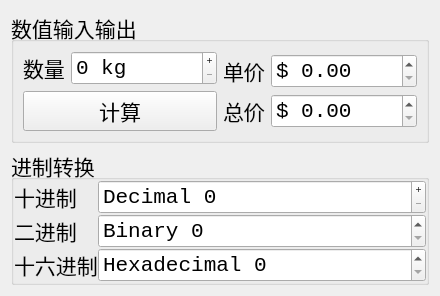
<?xml version="1.0" encoding="UTF-8"?>
<ui version="4.0">
 <class>TestSpinBox</class>
 <widget class="QWidget" name="TestSpinBox">
  <property name="geometry">
   <rect>
    <x>0</x>
    <y>0</y>
    <width>440</width>
    <height>250</height>
   </rect>
  </property>
  <property name="font">
   <font>
    <family>Consolas</family>
    <pointsize>16</pointsize>
   </font>
  </property>
  <property name="windowTitle">
   <string>TestSpinBox</string>
  </property>
  <layout class="QVBoxLayout" name="verticalLayout_4">
   <item>
    <widget class="QGroupBox" name="groupBox01Value">
     <property name="title">
      <string>数值输入输出</string>
     </property>
     <layout class="QHBoxLayout" name="horizontalLayout_2">
      <item>
       <layout class="QVBoxLayout" name="verticalLayout_2" stretch="1,1">
        <item>
         <layout class="QFormLayout" name="formLayout_3">
          <property name="formAlignment">
           <set>Qt::AlignLeading|Qt::AlignLeft|Qt::AlignVCenter</set>
          </property>
          <item row="0" column="0">
           <widget class="QLabel" name="label_01Count">
            <property name="text">
             <string>数量</string>
            </property>
           </widget>
          </item>
          <item row="0" column="1">
           <widget class="QSpinBox" name="spinBox_01Count">
            <property name="wrapping">
             <bool>false</bool>
            </property>
            <property name="buttonSymbols">
             <enum>QAbstractSpinBox::PlusMinus</enum>
            </property>
            <property name="suffix">
             <string> kg</string>
            </property>
            <property name="stepType">
             <enum>QAbstractSpinBox::AdaptiveDecimalStepType</enum>
            </property>
           </widget>
          </item>
         </layout>
        </item>
        <item>
         <widget class="QPushButton" name="pushButton_01Calculate">
          <property name="text">
           <string>计算</string>
          </property>
         </widget>
        </item>
       </layout>
      </item>
      <item>
       <layout class="QFormLayout" name="formLayout_4">
        <property name="formAlignment">
         <set>Qt::AlignLeading|Qt::AlignLeft|Qt::AlignVCenter</set>
        </property>
        <item row="0" column="0">
         <widget class="QLabel" name="label_02Price">
          <property name="text">
           <string>单价</string>
          </property>
         </widget>
        </item>
        <item row="0" column="1">
         <widget class="QDoubleSpinBox" name="doubleSpinBox_01Price">
          <property name="prefix">
           <string>$ </string>
          </property>
         </widget>
        </item>
        <item row="1" column="0">
         <widget class="QLabel" name="label_03Total">
          <property name="text">
           <string>总价</string>
          </property>
         </widget>
        </item>
        <item row="1" column="1">
         <widget class="QDoubleSpinBox" name="doubleSpinBox_02Total">
          <property name="prefix">
           <string>$ </string>
          </property>
         </widget>
        </item>
       </layout>
      </item>
     </layout>
    </widget>
   </item>
   <item>
    <widget class="QGroupBox" name="groupBox02Decimal">
     <property name="title">
      <string>进制转换</string>
     </property>
     <layout class="QVBoxLayout" name="verticalLayout_3">
      <property name="spacing">
       <number>0</number>
      </property>
      <property name="leftMargin">
       <number>0</number>
      </property>
      <property name="topMargin">
       <number>0</number>
      </property>
      <property name="rightMargin">
       <number>0</number>
      </property>
      <property name="bottomMargin">
       <number>0</number>
      </property>
      <item>
       <layout class="QFormLayout" name="formLayout_5">
        <item row="0" column="0">
         <widget class="QLabel" name="label_04Dec">
          <property name="text">
           <string>十进制</string>
          </property>
         </widget>
        </item>
        <item row="0" column="1">
         <widget class="QSpinBox" name="spinBox_02Dec">
          <property name="buttonSymbols">
           <enum>QAbstractSpinBox::PlusMinus</enum>
          </property>
          <property name="prefix">
           <string>Decimal </string>
          </property>
          <property name="stepType">
           <enum>QAbstractSpinBox::AdaptiveDecimalStepType</enum>
          </property>
         </widget>
        </item>
        <item row="1" column="0">
         <widget class="QLabel" name="label_05Bin">
          <property name="text">
           <string>二进制</string>
          </property>
         </widget>
        </item>
        <item row="1" column="1">
         <widget class="QSpinBox" name="spinBox_03Bin">
          <property name="prefix">
           <string>Binary </string>
          </property>
          <property name="displayIntegerBase">
           <number>2</number>
          </property>
         </widget>
        </item>
        <item row="2" column="0">
         <widget class="QLabel" name="label_06Hex">
          <property name="text">
           <string>十六进制</string>
          </property>
         </widget>
        </item>
        <item row="2" column="1">
         <widget class="QSpinBox" name="spinBox_04Hex">
          <property name="prefix">
           <string>Hexadecimal </string>
          </property>
          <property name="displayIntegerBase">
           <number>16</number>
          </property>
         </widget>
        </item>
       </layout>
      </item>
     </layout>
    </widget>
   </item>
  </layout>
 </widget>
 <resources/>
 <connections>
  <connection>
   <sender>spinBox_01Count</sender>
   <signal>valueChanged(int)</signal>
   <receiver>pushButton_01Calculate</receiver>
   <slot>click()</slot>
   <hints>
    <hint type="sourcelabel">
     <x>162</x>
     <y>58</y>
    </hint>
    <hint type="destinationlabel">
     <x>70</x>
     <y>91</y>
    </hint>
   </hints>
  </connection>
  <connection>
   <sender>doubleSpinBox_01Price</sender>
   <signal>valueChanged(double)</signal>
   <receiver>pushButton_01Calculate</receiver>
   <slot>click()</slot>
   <hints>
    <hint type="sourcelabel">
     <x>309</x>
     <y>64</y>
    </hint>
    <hint type="destinationlabel">
     <x>174</x>
     <y>94</y>
    </hint>
   </hints>
  </connection>
 </connections>
</ui>
